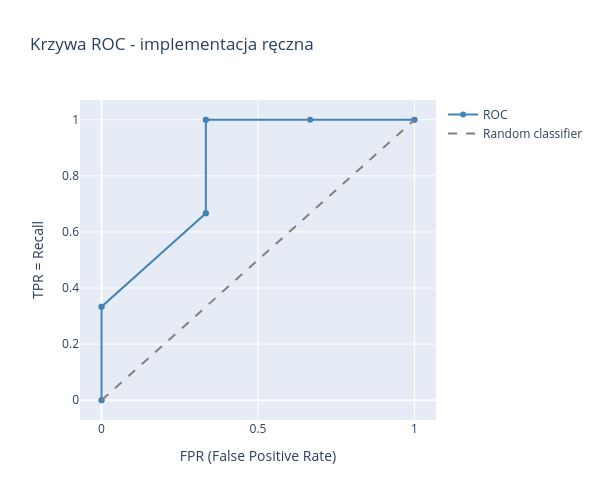

The notebook cell this image was saved under:
### Code cell
import plotly.graph_objects as go

fig = go.Figure()
fig.add_trace(go.Scatter(
    x=fpr_list, y=tpr_list, mode="lines+markers",
    name="ROC", line=dict(color="steelblue", width=2),
    text=[f"próg={t:.1f}" for t in thresholds],
    hovertemplate="FPR=%{x:.2f}, TPR=%{y:.2f}<br>%{text}",
))
fig.add_trace(go.Scatter(
    x=[0, 1], y=[0, 1], mode="lines",
    line=dict(dash="dash", color="gray"), name="Random classifier",
))
fig.update_layout(
    title="Krzywa ROC - implementacja ręczna",
    xaxis_title="FPR (False Positive Rate)",
    yaxis_title="TPR = Recall",
    width=600, height=500,
)
fig.show()

### Figure 1 — Plotly figure (JSON) as saved in the notebook; plotly's stock layout.template omitted (floating-point values rounded to 4 significant figures)
{"data": [{"hovertemplate": "FPR=%{x:.2f}, TPR=%{y:.2f}<br>%{text}", "line": {"color": "steelblue", "width": 2}, "mode": "lines+markers", "name": "ROC", "text": ["próg=0.0", "próg=0.1", "próg=0.2", "próg=0.3", "próg=0.4", "próg=0.5", "próg=0.6", "próg=0.7", "próg=0.8", "próg=0.9", "próg=1.0"], "type": "scatter", "x": [1, 1, 0.6667, 0.3333, 0.3333, 0.3333, 0.3333, 0, 0, 0, 0], "y": [1, 1, 1, 1, 1, 0.6667, 0.6667, 0.3333, 0.3333, 0, 0]}, {"line": {"color": "gray", "dash": "dash"}, "mode": "lines", "name": "Random classifier", "type": "scatter", "x": [0, 1], "y": [0, 1]}], "layout": {"height": 500, "title": {"text": "Krzywa ROC - implementacja ręczna"}, "width": 600, "xaxis": {"autorange": true, "range": [-0.06911, 1.069], "title": {"text": "FPR (False Positive Rate)"}, "type": "linear"}, "yaxis": {"autorange": true, "range": [-0.07041, 1.07], "title": {"text": "TPR = Recall"}, "type": "linear"}}}
